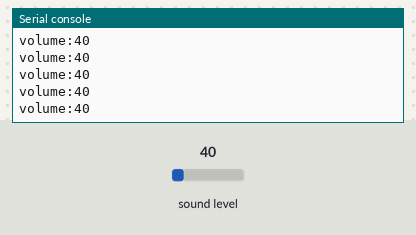
This program was run on a simulated BBC micro:bit (MakeCode). On the bench: the last lines printed to the serial console. Inputs (shaded band) come from the test bench; at power-on: sound level 40.

Above: at 1.2 s.
1.3 s: sound level set to 5
At 2.1 s:
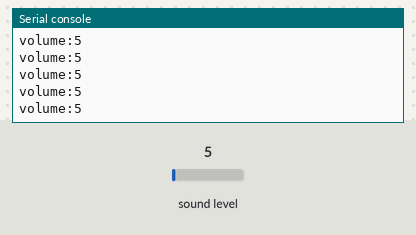
2.8 s: sound level set to 64
At 3.4 s:
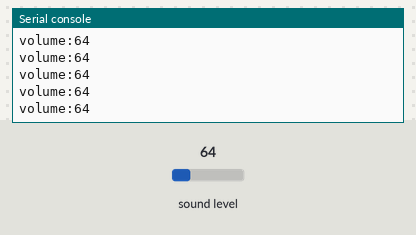
Timing chart, 0 to 5.8 s (numbered marks = the images above; inputs shaded):
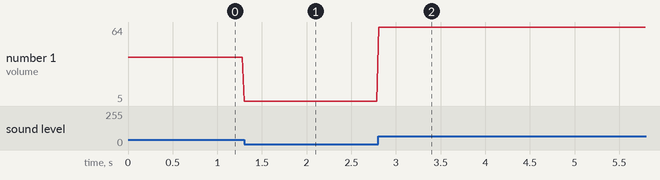

The program:

main.ts
```typescript
let 音量 = 0
serial.redirectToUSB()
basic.forever(function () {
    serial.writeValue("volume", input.soundLevel())
    音量 = input.soundLevel()
    led.setBrightness(255)
    if (音量 > 180) {
        led.setBrightness(10)
    }
})
```

test.ts
```typescript
// 在此处测试；当此软件包作为插件使用时，将不会编译此软件包。
```

Measured:
- after the input at 1.3 s, the serial console: prints a new line at once (image 1)
- after the input at 2.8 s, the serial console: prints a new line at once (image 2)
- plotted number 1: 40 → 5 after the input at 1.3 s, 5 → 64 after the input at 2.8 s
